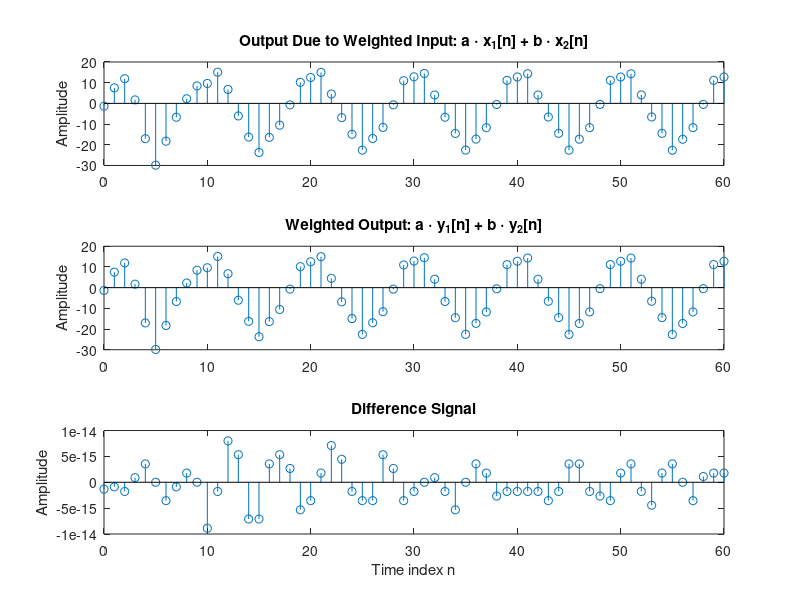

The MATLAB script that drew this image:
% Program Q2_8b
% Generate the input sequences
clf;
n = 0:60;
a = 3;b = -3;
x1 = cos(2*pi*0.1*n)+.5;
x2 = cos(2*pi*0.4*n)+.7;
x = a*x1 + b*x2;
num = [2.2403 2.4908 2.2403];
den = [1 -0.4 0.75];
ic = [0 0]; % Set zero initial conditions
y1 = filter(num,den,x1,ic); % Compute the output y1[n]
y2 = filter(num,den,x2,ic); % Compute the output y2[n]
y = filter(num,den,x,ic); % Compute the output y[n]
yt = a*y1 + b*y2; 
d = y - yt; % Compute the difference output d[n]
% Plot the outputs and the difference signal
subplot(3,1,1)
stem(n,y);
ylabel('Amplitude');
title('Output Due to Weighted Input: a \cdot x_{1}[n] + b \cdot x_{2}[n]');
subplot(3,1,2)
stem(n,yt);
ylabel('Amplitude');
title('Weighted Output: a \cdot y_{1}[n] + b \cdot y_{2}[n]');
subplot(3,1,3)
stem(n,d);
xlabel('Time index n');ylabel('Amplitude');
title('Difference Signal');
